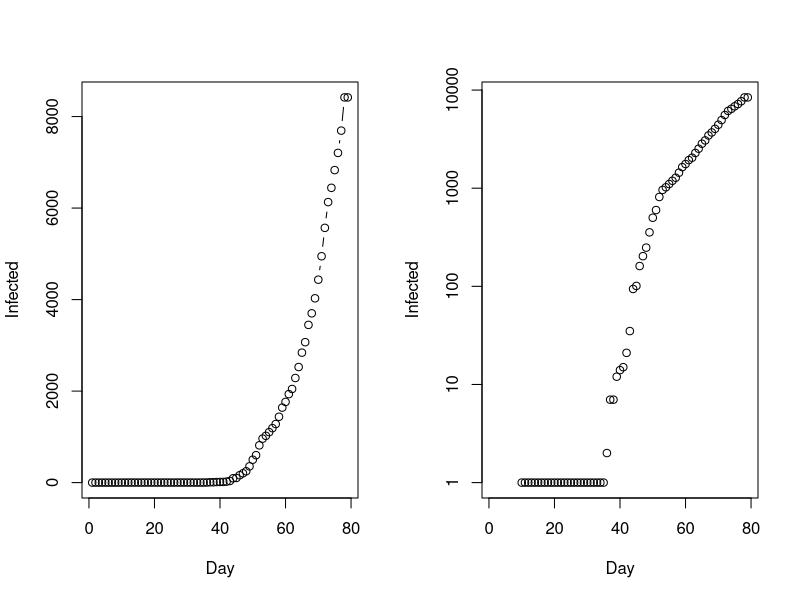

This chart was generated by the following R code: (Note: this script raises an error after producing the figure.)
#install.packages("ggplot2")
#library(ggplot2)

#install.packages("deSolve")

#theme_minimal()

# Germany
# Infected <- c(16, 18, 21, 26, 53, 66, 117, 150, 188, 240, 349, 534, 684, 847, 1112, 1460, 1884, 2369, 3062, 3795, 4838, 6012, 7156, 8198, 10999)

#China
#Infected <- c(45, 62, 121, 198, 291, 440, 571, 830, 1287, 1975, 2744, 4515)

# UK
#Infected <- c(2,2,3,3,4,8,8,9,13,13,19,23,35,40,51,85,114,160,206,271,321,373,456,590,797,1061,1391,1543,1950,2626,3269)

# SW
Infected <- c(0,0,0,0,0,0,0,0,0,1,1,1,1,1,1,1,1,1,1,1,1,1,1,1,1,1,1,1,1,1,1,1,1,1,1,2,7,7,12,14,15,21,35,94,101,161,203,248,355,500,599,814,961,1022,1103,1190,1279,1439,1639,1763,1934,2046,2286,2526,2840,3069,3447,3700,4028,4435,4947,5568,6131,6443,6830,7206,7693,8419,8419)

# FR
# Infected <- c(0,0,2,3,3,3,4,5,5,5,6,6,6,6,6,6,6,11,11,11,11,11,11,11,12,12,12,12,12,12,12,12,12,12,14,18,38,57,100,130,191,204,285,377,653,949,1126,1209,1784,2281,2281,3661,4469,4499,6633,7652,9043,10871,12612,14282,16018,19856,22304,25233,29155,32964,37575,40174,44550,52128,56989,59105,64338,89953,92839,98010,109069,112950,112950)

# RW
#Infected <- c(0,0,0,0,0,0,0,0,0,0,0,0,0,0,0,0,0,0,0,0,0,0,0,0,0,0,0,0,0,0,0,0,0,0,0,0,0,0,0,0,0,0,0,0,0,0,0,0,0,0,0,0,1,1,5,7,8,8,17,17,19,36,40,41,50,54,60,70,70,75,82,84,89,102,104,105,105,110,110)

Day <- 1:(length(Infected))
#N <- 66000000 # pupulation of the UK
N <- 10230000 # pupulation of the SW
#N <- 66990000 # pupulation of the FR
#N <- 12210000 # pupulation of the RW

old <- par(mfrow = c(1, 2))
#plot(Day, Infected, type ="b") # bubbles
plot(Day, Infected, type ="b")
plot(Day, Infected, log = "y") # type b by default
abline(lm(log10(Infected) ~ Day))
#title("Confirmed COVID-19 cases in RW, lin & log scales", outer = TRUE, line = -2)
title("Confirmed COVID-19 cases in SW, lin & log scales", outer = TRUE, line = -2)

## Let's extrapolate to maybe 90 days, via epidemiologic modeling
SIR <- function(time, state, parameters) {
  par <- as.list(c(state, parameters))
  with(par, {
    dS <- -beta/N * I * S
    dI <- beta/N * I * S - gamma * I
    dR <- gamma * I
    list(c(dS, dI, dR))
  })
}


library(deSolve)
init <- c(S = N-Infected[1], I = Infected[1], R = 0)
RSS <- function(parameters) {
  names(parameters) <- c("beta", "gamma")
  out <- ode(y = init, times = Day, func = SIR, parms = parameters)
  fit <- out[ , 3]
  sum((Infected - fit)^2)
}

# general optimazion nethod based on Nelder-Mead
# https://en.wikipedia.org/wiki/Nelder%E2%80%93Mead_method
Opt <- optim(c(0.5, 0.5), RSS, method = "L-BFGS-B", lower = c(0, 0), upper = c(1, 1)) # optimize with some sensible conditions
Opt$message
## [1] "CONVERGENCE: REL_REDUCTION_OF_F <= FACTR*EPSMCH"
# OR
## [1] "CONVERGENCE: NORM OF PROJECTED GRADIENT <= PGTOL"

Opt_par <- setNames(Opt$par, c("beta", "gamma"))
print(Opt_par)
#      beta     gamma 
# 0.6235803 0.3764198 
# OR beta = 0.5 and gamma = 0.5, thus R_0=beta/gamma*N = 1*N, the base reproduction rate (1 person per individual)
# with beta, β (infection rate) = rate of contacts per time unit (say day) an infected individual meets a specific other person in the population
# and 
# and base reproduction rate R_0 = beta*N/gamma
# and incubation (or infection) period gamma = constant recovery rate γ
# where γ = 1/D, with D the incubation period (days)

## Note. these results for beta and gamma differ highly from what is expected theoritically
# i.e beta <- 4.5e-07 and gamma <- 1/5 from previous studies
# sources: https://staff.math.su.se/hoehle/blog/2020/03/16/flatteningthecurve.html

t <- 1:90 # time in days, prediction to up to 90 days i.e. +10 days after our current length(Day) (highly unlikely fact will confirm the hypothesis though)
fit <- data.frame(ode(y = init, times = t, func = SIR, parms = Opt_par))
col <- 1:3 # colour
print(fit)

#sink('fit0_09042020.txt'); fit; sink()
#write.csv(fit, "fit0_09042020.csv")

matplot(fit$time, fit[ , 2:4], type = "l", xlab = "Day", ylab = "Number of subjects", lwd = 2, lty = 1, col = col, log = "y")
matplot(fit$time, fit[ , 2:4], type = "l", xlab = "Day", ylab = "Number of subjects", lwd = 2, lty = 1, col = col)
#matplot(fit$time, fit[ , 2:4], type = "l", xlab = "Day", ylab = "Number of subjects", lwd = 2, lty = 1, col = col, log = "y")
#title("Subjects to infected Cases 2019-nCoV in RW (worst case), SIR model", outer = TRUE, line = -2)

points(Day, Infected)
legend("bottomright", c("Susceptibles", "Infecteds", "Recovereds"), lty = 1, lwd = 2, col = col, inset = 0.05)
title("Predicted 2019-nCoV in RW (worst case), SIR", outer = TRUE, line = -2)
